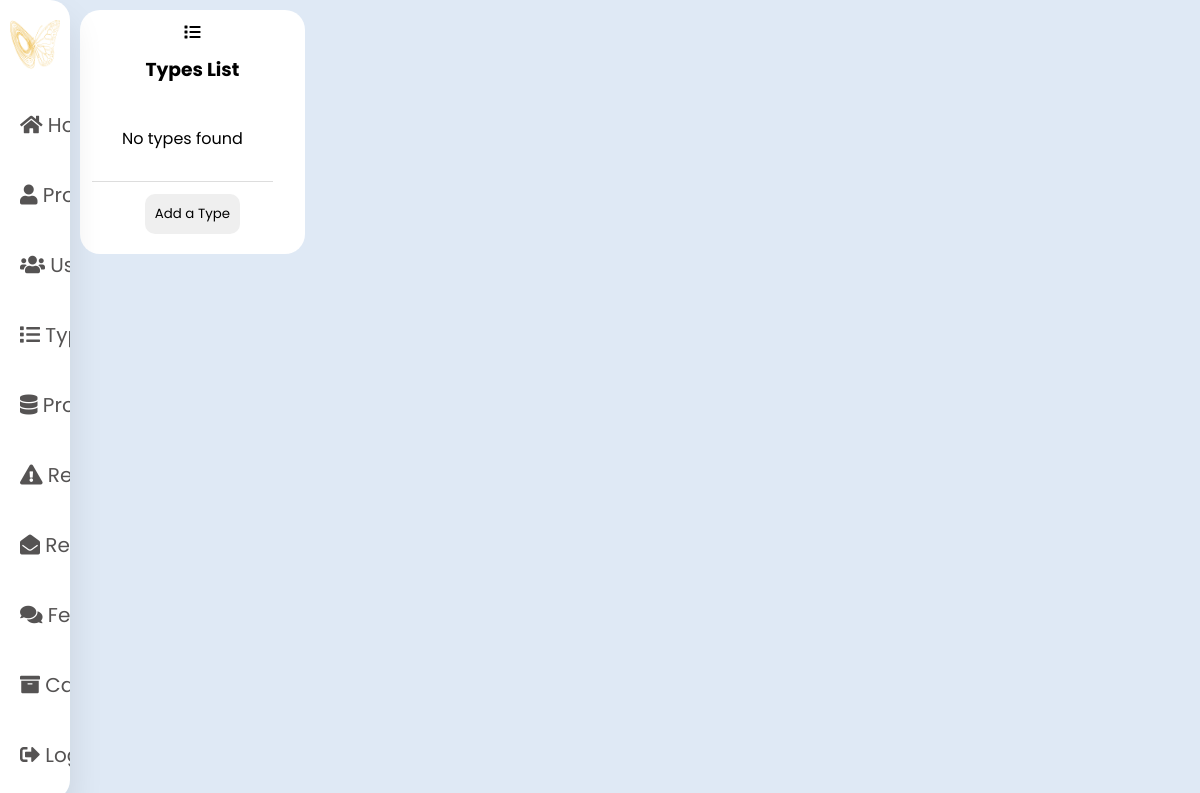
Page /view/Type/dashboard_type.php on the earlier database version.
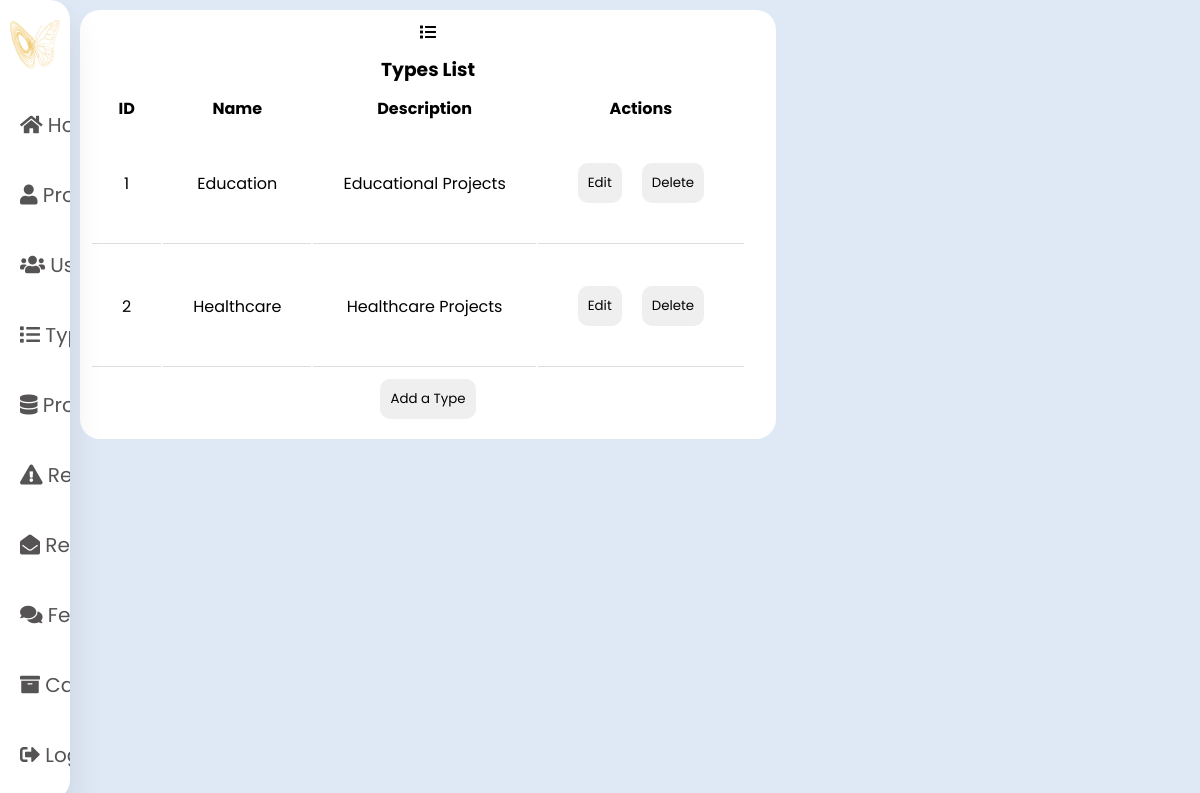
Same page on the later database version.
### tables this page shows
CREATE TABLE `type` (
  `ID_Type` int(11) NOT NULL,
  `Type_name` varchar(20) NOT NULL,
  `Type_description` varchar(20) NOT NULL
);

### controller/type/typeC.php (called while the page is built, shortened)
<?php
class TypeC
{
    function read_type()
    {
        $conn = Config::getConnexion();
        $types = [];
        $r = $conn->query("SELECT * FROM type");
        foreach ($r as $row) {
            $type = [
                'ID_Type' => $row['ID_Type'],
                'Type_name' => $row['Type_name'],
                'Type_description' => $row['Type_description']
            ];
            $types[] = $type;
        }
        return $types;
    }
}

### view/Type/dashboard_type.php (the view, shortened to what this page needs)
<!DOCTYPE html>
<html lang="en">
<?php
require "../../controller/Type/typeC.php";
?>
<head>
    <link rel="stylesheet" href="../dashboard.css" />
    <link rel="stylesheet" href="https://cdnjs.cloudflare.com/ajax/libs/font-awesome/5.15.4/css/all.min.css" />
</head>
<body>
    <div class="container">
        <nav class="navbar">
            <ul>
                <li>
                    <a href="../index.html" class="logo">
                        <img src="../../assets/images/logo.png" alt="">
                    </a>
                </li>
                <li><a href="../index.html">
                        <i class="fas fa-home"></i>
                    </a></li>
                <li><a href="">
                        <i class="fas fa-user"></i>
                    </a></li>
                <li><a href="../User/dashboard_user.php">
                        <i class="fas fa-users"></i>
                    </a></li>
                <li><a href="dashboard_type.php">
                        <i class="fa fa-list"></i>
                    </a></li>
                <li><a href="../Project/dashboard_project.php">
                        <i class="fa fa-database"></i>
                    </a></li>
                <li><a href="../Reclamation/dashboard_reclamation.php">
                        <i class="fa fa-exclamation-triangle"></i>
                    </a></li>
                <li><a href="#">
                        <i class="fa fa-envelope-open"></i>
                    </a></li>
                <li><a href="#">
                        <i class="fa fa-comments"></i>
                    </a></li>
                <li><a href="../Category/dashboard_category.php">
                        <i class="fa fa-archive"></i>
                    </a></li>
                <li><a href="#" class="logout">
                        <i class="fas fa-sign-out-alt"></i>
                    </a></li>
            </ul>
        </nav>
        <section class="main">
            <div class="users">
                <div class="card">
                    <i class="fa fa-list"></i>
                    <h3>Types List</h3>
                    <table class="table table-bordered">
                        <?php
                        $Type = new TypeC();
                        $types = $Type->read_type();
                        if (!empty($types) && (is_iterable($types) || is_object($types))) {
                            echo "<tr><th>ID</th><th>Name</th><th>Description</th><th>Actions</th></tr>";
                            foreach ($types as $type) {
                                echo "<tr>";
                                echo "<td>" . htmlspecialchars($type['ID_Type']) . "</td>";
                                echo "<td>" . htmlspecialchars($type['Type_name']) . "</td>";
                                echo "<td>" . htmlspecialchars($type['Type_description']) . "</td>";
                                echo "<td>";
                                echo "<button onclick=\"openEditModal(" . $type['ID_Type'] . ", '" . $type['Type_name'] . "', '" . $type['Type_description'] . "')\">Edit</button>";
                                echo "<button onclick=\"confirmDelete(" . $type['ID_Type'] . ")\">Delete</button>";
                                echo "</td>";
                                echo "</tr>";
                            }
                        } else {
                            echo "<tr><td colspan='4'>No types found</td></tr>";
                        }
                        ?>
                    </table>
                    <button onclick="createType()">Add a Type</button>
                </div>
            </div>
        </section>
    </div>
</body>
</html>
</body>
</html>

Differences in the rows shown:
added type: ID_Type "1", Type_name "Education", Type_description "Educational Projects"
added type: ID_Type "2", Type_name "Healthcare", Type_description "Healthcare Projects"
Other differences:
text no longer shown: "No types found"
text now shown: "ID Name Description Actions"
